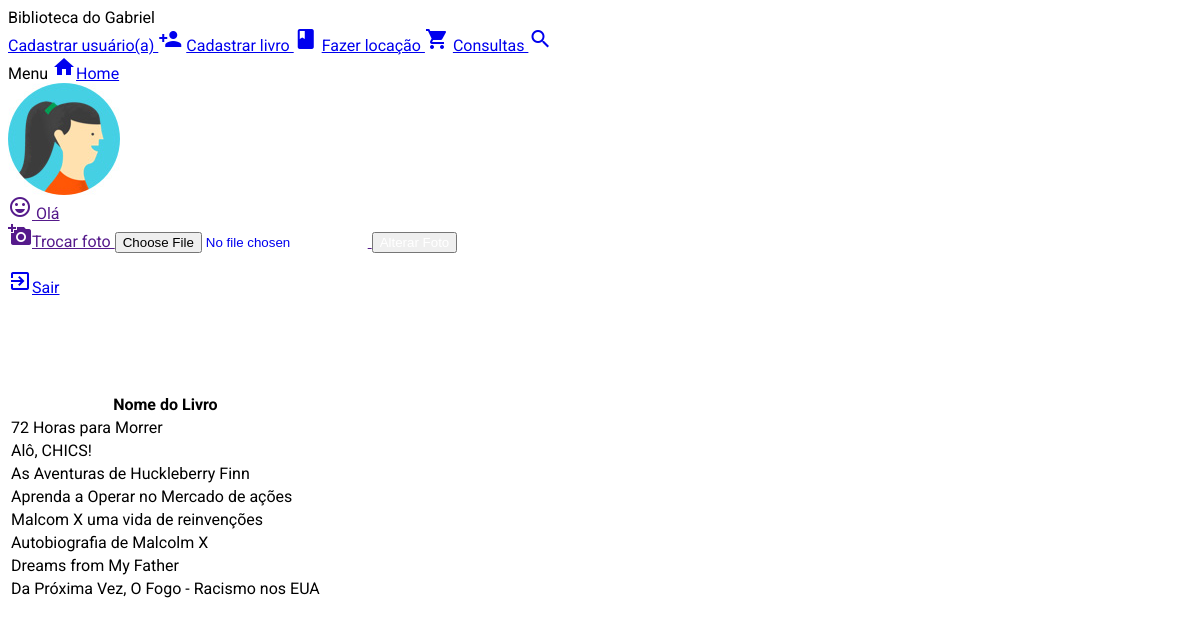
/recebelivronome.php, run on the app's committed database.
### tables this page shows
CREATE TABLE IF NOT EXISTS `usuarios` (
  `id` int(11) NOT NULL AUTO_INCREMENT,
  `nome` varchar(255) NOT NULL,
  `login` varchar(255) NOT NULL,
  `senha` varchar(255) NOT NULL,
  `foto` varchar(255) NOT NULL,
  PRIMARY KEY (`id`)
);

CREATE TABLE IF NOT EXISTS `livro` (
  `idLivro` int(11) NOT NULL AUTO_INCREMENT,
  `nome` varchar(50) NOT NULL,
  `editora` varchar(25) NOT NULL,
  `autor` varchar(40) NOT NULL,
  PRIMARY KEY (`idLivro`)
);

### antisql.php (called while the page is built)
<?php
function antisql($conexao,$string){
	$string = get_magic_quotes_gpc() ? stripslashes($string) : $string;
	$string = mysqli_real_escape_string($conexao,$string);
	return $string;
}
?>

### recebelivronome.php (the view, shortened to what this page needs)
<html>
  <head>
    <link rel="stylesheet" href="https://code.getmdl.io/1.3.0/material.light_blue-yellow.min.css" />
    <link rel="stylesheet" href="styles.css">
   <link href="//cdn.muicss.com/mui-0.9.20/css/mui.min.css" rel="stylesheet" type="text/css" />
	</head>
  <?php
  include 'config.php';
  $sql = "SELECT * FROM usuarios WHERE login = '".$_SESSION['login']."'";
  $sqlExecuta = mysqli_query($conexao,$sql);
  $user = mysqli_fetch_assoc($sqlExecuta);
  ?>
  <body>
<div class="mdl-layout mdl-js-layout">
  <header class="mdl-layout__header mdl-layout__header--scroll">
    <div class="mdl-layout__header-row">
      <span class="mdl-layout-title"> Biblioteca do Gabriel</span>
      <nav class="mdl-navigation">
      <a class="mdl-navigation__link" href="caduser.php">Cadastrar usuário(a)&nbsp;<i class="material-icons">person_add</i></a>
        <a class="mdl-navigation__link" href="cadbook.php">Cadastrar livro&nbsp;<i class="material-icons">book</i></a>
        <a class="mdl-navigation__link" href="cadaluguel.php">Fazer locação&nbsp;<i class="material-icons">shopping_cart</i></a>
        <a class="mdl-navigation__link" href="consultas.php">Consultas&nbsp;<i class="material-icons">search</i></a>
      </nav>
    </div>
  </header>
  <div class="mdl-layout__drawer">
    <span class="mdl-layout-title">Menu</span>
    <a class="mdl-navigation__link" href="dashboard.php"><i class="mdl-color-text--blue-grey-400 material-icons" role="presentation">home</i>Home</a>
          <a class="mdl-navigation__link" href="">
    <nav class="mdl-navigation">
    <img src="images/<?php echo $user['foto']; ?>" class="demo-avatar"></br>
    <i class="material-icons">sentiment_very_satisfied</i>&nbsp;<span>Olá <?php echo $user["nome"];?></span>
            <div class="mdl-layout-spacer">
          <form action="altera_fotos.php" method="post" enctype="multipart/form-data"><i class="material-icons">add_a_photo</i>Trocar foto
           <input class="mdl-textfield__input" type="file" name="arquivo" id="arquivo">
            <input class="mdl-button mdl-js-button mdl-button--raised mdl-button--colored mdl-js-ripple-effect" type="submit" value="Alterar Foto" style="color: #FFF;"/>
          </form>
          </a>
          <a class="mdl-navigation__link" href="sair.php"><i class="material-icons">exit_to_app</i>Sair</a></br></br></br></br></br></br>
          </div>
          </div>
  <main class="mdl-layout__content">
    <div class="page-content">
    <table class="mui-table mui-table--bordered">
    <?php
  include "config.php";
  include "antisql.php";
  $nome = antisql($conexao,$_POST["nomelivro"]);
  $sql = "SELECT *FROM livro WHERE nome LIKE '%$nome%'";
  $sqlExecuta = mysqli_query($conexao,$sql);
  if(mysqli_num_rows($sqlExecuta) >0){
  ?>
  <thead>
    <tr>
      <th>Nome do Livro</th>
      <?php while ($linha = mysqli_fetch_assoc($sqlExecuta)){
        ?>
    </tr>
  </thead>
  <tbody>
    <tr>
      <td><?php echo $linha["nome"];?></td>
    </tr>
    <?php
}
}
else{
    ?>
    <td><i class="material-icons">sentiment_very_dissatisfied</i>&nbsp;Livro não encontrado</td>
    <?php
}
?>
  </tbody>
</table>
</div>
  </main>
  </body>
</html>

### styles.css (style rules this page uses)
html, body { font-family: 'Roboto', 'Helvetica', sans-serif; }

### data on the page
usuarios: foto (placeholder picture)
livro: nome "72 Horas para Morrer"
livro: nome "Alô, CHICS!"
livro: nome "As Aventuras de Huckleberry Finn"
livro: nome "Aprenda a Operar no Mercado de ações"
livro: nome "Malcom X uma vida de reinvenções"
livro: nome "Autobiografia de Malcolm X"
livro: nome "Dreams from My Father"
livro: nome "Da Próxima Vez, O Fogo - Racismo nos EUA"
